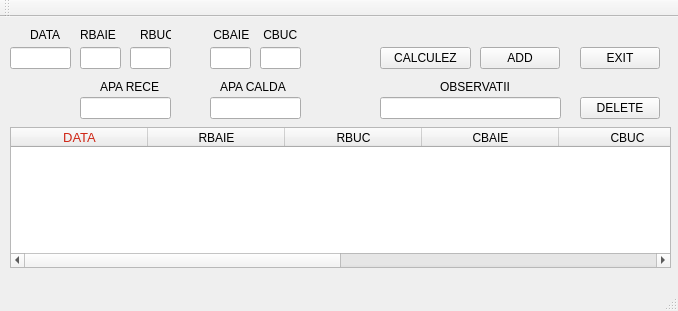
<?xml version="1.0" encoding="UTF-8"?>
<ui version="4.0">
 <class>MainWindow</class>
 <widget class="QMainWindow" name="MainWindow">
  <property name="windowModality">
   <enum>Qt::ApplicationModal</enum>
  </property>
  <property name="geometry">
   <rect>
    <x>0</x>
    <y>0</y>
    <width>678</width>
    <height>311</height>
   </rect>
  </property>
  <property name="sizePolicy">
   <sizepolicy hsizetype="Minimum" vsizetype="Minimum">
    <horstretch>0</horstretch>
    <verstretch>0</verstretch>
   </sizepolicy>
  </property>
  <property name="maximumSize">
   <size>
    <width>16777214</width>
    <height>16777215</height>
   </size>
  </property>
  <property name="mouseTracking">
   <bool>true</bool>
  </property>
  <property name="windowTitle">
   <string>MainWindow</string>
  </property>
  <property name="autoFillBackground">
   <bool>true</bool>
  </property>
  <widget class="QWidget" name="centralWidget">
   <widget class="QPushButton" name="add">
    <property name="geometry">
     <rect>
      <x>480</x>
      <y>30</y>
      <width>80</width>
      <height>22</height>
     </rect>
    </property>
    <property name="text">
     <string>ADD</string>
    </property>
    <property name="checkable">
     <bool>true</bool>
    </property>
   </widget>
   <widget class="QLineEdit" name="lineEdit">
    <property name="geometry">
     <rect>
      <x>80</x>
      <y>30</y>
      <width>41</width>
      <height>22</height>
     </rect>
    </property>
    <property name="readOnly">
     <bool>false</bool>
    </property>
   </widget>
   <widget class="QLineEdit" name="lineEdit_2">
    <property name="geometry">
     <rect>
      <x>130</x>
      <y>30</y>
      <width>41</width>
      <height>22</height>
     </rect>
    </property>
    <property name="readOnly">
     <bool>false</bool>
    </property>
   </widget>
   <widget class="QLineEdit" name="lineEdit_3">
    <property name="geometry">
     <rect>
      <x>210</x>
      <y>30</y>
      <width>41</width>
      <height>22</height>
     </rect>
    </property>
   </widget>
   <widget class="QLineEdit" name="lineEdit_4">
    <property name="geometry">
     <rect>
      <x>260</x>
      <y>30</y>
      <width>41</width>
      <height>22</height>
     </rect>
    </property>
   </widget>
   <widget class="QLineEdit" name="lineEdit_5">
    <property name="geometry">
     <rect>
      <x>80</x>
      <y>80</y>
      <width>91</width>
      <height>22</height>
     </rect>
    </property>
   </widget>
   <widget class="QLineEdit" name="lineEdit_6">
    <property name="geometry">
     <rect>
      <x>210</x>
      <y>80</y>
      <width>91</width>
      <height>22</height>
     </rect>
    </property>
   </widget>
   <widget class="QLineEdit" name="lineEdit_7">
    <property name="geometry">
     <rect>
      <x>380</x>
      <y>80</y>
      <width>181</width>
      <height>22</height>
     </rect>
    </property>
   </widget>
   <widget class="QTableWidget" name="tableWidget">
    <property name="enabled">
     <bool>true</bool>
    </property>
    <property name="geometry">
     <rect>
      <x>10</x>
      <y>110</y>
      <width>661</width>
      <height>141</height>
     </rect>
    </property>
    <property name="sizePolicy">
     <sizepolicy hsizetype="Minimum" vsizetype="Minimum">
      <horstretch>0</horstretch>
      <verstretch>0</verstretch>
     </sizepolicy>
    </property>
    <property name="minimumSize">
     <size>
      <width>110</width>
      <height>141</height>
     </size>
    </property>
    <property name="maximumSize">
     <size>
      <width>1080</width>
      <height>1080</height>
     </size>
    </property>
    <property name="mouseTracking">
     <bool>true</bool>
    </property>
    <property name="layoutDirection">
     <enum>Qt::LeftToRight</enum>
    </property>
    <property name="autoFillBackground">
     <bool>true</bool>
    </property>
    <property name="lineWidth">
     <number>2</number>
    </property>
    <property name="midLineWidth">
     <number>0</number>
    </property>
    <property name="verticalScrollBarPolicy">
     <enum>Qt::ScrollBarAsNeeded</enum>
    </property>
    <property name="horizontalScrollBarPolicy">
     <enum>Qt::ScrollBarAsNeeded</enum>
    </property>
    <property name="sizeAdjustPolicy">
     <enum>QAbstractScrollArea::AdjustToContents</enum>
    </property>
    <property name="alternatingRowColors">
     <bool>true</bool>
    </property>
    <property name="gridStyle">
     <enum>Qt::SolidLine</enum>
    </property>
    <property name="wordWrap">
     <bool>true</bool>
    </property>
    <property name="rowCount">
     <number>0</number>
    </property>
    <property name="columnCount">
     <number>8</number>
    </property>
    <attribute name="horizontalHeaderCascadingSectionResizes">
     <bool>true</bool>
    </attribute>
    <attribute name="horizontalHeaderMinimumSectionSize">
     <number>27</number>
    </attribute>
    <attribute name="horizontalHeaderDefaultSectionSize">
     <number>137</number>
    </attribute>
    <attribute name="horizontalHeaderShowSortIndicator" stdset="0">
     <bool>true</bool>
    </attribute>
    <attribute name="horizontalHeaderStretchLastSection">
     <bool>true</bool>
    </attribute>
    <attribute name="verticalHeaderDefaultSectionSize">
     <number>34</number>
    </attribute>
    <column>
     <property name="text">
      <string>DATA</string>
     </property>
     <property name="font">
      <font>
       <pointsize>10</pointsize>
      </font>
     </property>
     <property name="foreground">
      <brush brushstyle="SolidPattern">
       <color alpha="255">
        <red>207</red>
        <green>38</green>
        <blue>22</blue>
       </color>
      </brush>
     </property>
    </column>
    <column>
     <property name="text">
      <string>RBAIE</string>
     </property>
    </column>
    <column>
     <property name="text">
      <string>RBUC</string>
     </property>
    </column>
    <column>
     <property name="text">
      <string>CBAIE</string>
     </property>
    </column>
    <column>
     <property name="text">
      <string>CBUC</string>
     </property>
    </column>
    <column>
     <property name="text">
      <string>APA RECE</string>
     </property>
    </column>
    <column>
     <property name="text">
      <string>APA CALDA</string>
     </property>
    </column>
    <column>
     <property name="text">
      <string>OBS</string>
     </property>
    </column>
   </widget>
   <widget class="QLineEdit" name="lineEdit_8">
    <property name="geometry">
     <rect>
      <x>10</x>
      <y>30</y>
      <width>61</width>
      <height>22</height>
     </rect>
    </property>
   </widget>
   <widget class="QPushButton" name="delete_2">
    <property name="geometry">
     <rect>
      <x>580</x>
      <y>80</y>
      <width>80</width>
      <height>22</height>
     </rect>
    </property>
    <property name="text">
     <string>DELETE</string>
    </property>
   </widget>
   <widget class="QLabel" name="label">
    <property name="geometry">
     <rect>
      <x>30</x>
      <y>10</y>
      <width>51</width>
      <height>16</height>
     </rect>
    </property>
    <property name="text">
     <string>DATA</string>
    </property>
   </widget>
   <widget class="QLabel" name="label_2">
    <property name="geometry">
     <rect>
      <x>80</x>
      <y>10</y>
      <width>41</width>
      <height>16</height>
     </rect>
    </property>
    <property name="text">
     <string>RBAIE</string>
    </property>
   </widget>
   <widget class="QLabel" name="label_3">
    <property name="geometry">
     <rect>
      <x>210</x>
      <y>10</y>
      <width>41</width>
      <height>16</height>
     </rect>
    </property>
    <property name="text">
     <string> CBAIE</string>
    </property>
   </widget>
   <widget class="QLabel" name="label_4">
    <property name="geometry">
     <rect>
      <x>140</x>
      <y>10</y>
      <width>31</width>
      <height>16</height>
     </rect>
    </property>
    <property name="text">
     <string>RBUC</string>
    </property>
   </widget>
   <widget class="QLabel" name="label_5">
    <property name="geometry">
     <rect>
      <x>260</x>
      <y>10</y>
      <width>41</width>
      <height>16</height>
     </rect>
    </property>
    <property name="text">
     <string> CBUC</string>
    </property>
   </widget>
   <widget class="QLabel" name="label_6">
    <property name="geometry">
     <rect>
      <x>100</x>
      <y>60</y>
      <width>61</width>
      <height>20</height>
     </rect>
    </property>
    <property name="text">
     <string>APA RECE</string>
    </property>
   </widget>
   <widget class="QLabel" name="label_7">
    <property name="geometry">
     <rect>
      <x>220</x>
      <y>60</y>
      <width>71</width>
      <height>20</height>
     </rect>
    </property>
    <property name="text">
     <string>APA CALDA</string>
    </property>
   </widget>
   <widget class="QLabel" name="label_8">
    <property name="geometry">
     <rect>
      <x>440</x>
      <y>60</y>
      <width>111</width>
      <height>20</height>
     </rect>
    </property>
    <property name="text">
     <string>OBSERVATII</string>
    </property>
   </widget>
   <widget class="QPushButton" name="pushButton">
    <property name="geometry">
     <rect>
      <x>580</x>
      <y>30</y>
      <width>80</width>
      <height>22</height>
     </rect>
    </property>
    <property name="text">
     <string>EXIT</string>
    </property>
   </widget>
   <widget class="QPushButton" name="pushButton_2">
    <property name="geometry">
     <rect>
      <x>380</x>
      <y>30</y>
      <width>91</width>
      <height>22</height>
     </rect>
    </property>
    <property name="text">
     <string>CALCULEZ</string>
    </property>
   </widget>
   <widget class="QLineEdit" name="lineEdit_9">
    <property name="geometry">
     <rect>
      <x>440</x>
      <y>530</y>
      <width>113</width>
      <height>28</height>
     </rect>
    </property>
   </widget>
   <widget class="QLineEdit" name="lineEdit_10">
    <property name="geometry">
     <rect>
      <x>450</x>
      <y>530</y>
      <width>113</width>
      <height>28</height>
     </rect>
    </property>
   </widget>
   <widget class="QLineEdit" name="lineEdit_11">
    <property name="geometry">
     <rect>
      <x>430</x>
      <y>530</y>
      <width>113</width>
      <height>28</height>
     </rect>
    </property>
   </widget>
   <widget class="QLineEdit" name="lineEdit_12">
    <property name="geometry">
     <rect>
      <x>470</x>
      <y>530</y>
      <width>113</width>
      <height>28</height>
     </rect>
    </property>
   </widget>
   <zorder>add</zorder>
   <zorder>lineEdit</zorder>
   <zorder>lineEdit_2</zorder>
   <zorder>lineEdit_3</zorder>
   <zorder>lineEdit_4</zorder>
   <zorder>lineEdit_5</zorder>
   <zorder>lineEdit_6</zorder>
   <zorder>lineEdit_7</zorder>
   <zorder>lineEdit_8</zorder>
   <zorder>delete_2</zorder>
   <zorder>label</zorder>
   <zorder>label_2</zorder>
   <zorder>label_3</zorder>
   <zorder>label_4</zorder>
   <zorder>label_5</zorder>
   <zorder>label_6</zorder>
   <zorder>label_7</zorder>
   <zorder>label_8</zorder>
   <zorder>pushButton</zorder>
   <zorder>pushButton_2</zorder>
   <zorder>tableWidget</zorder>
   <zorder>lineEdit_9</zorder>
   <zorder>lineEdit_10</zorder>
   <zorder>lineEdit_11</zorder>
   <zorder>lineEdit_12</zorder>
  </widget>
  <widget class="QMenuBar" name="menuBar">
   <property name="geometry">
    <rect>
     <x>0</x>
     <y>0</y>
     <width>678</width>
     <height>21</height>
    </rect>
   </property>
  </widget>
  <widget class="QToolBar" name="mainToolBar">
   <attribute name="toolBarArea">
    <enum>TopToolBarArea</enum>
   </attribute>
   <attribute name="toolBarBreak">
    <bool>false</bool>
   </attribute>
  </widget>
  <widget class="QStatusBar" name="statusBar"/>
 </widget>
 <layoutdefault spacing="6" margin="11"/>
 <resources/>
 <connections/>
</ui>
